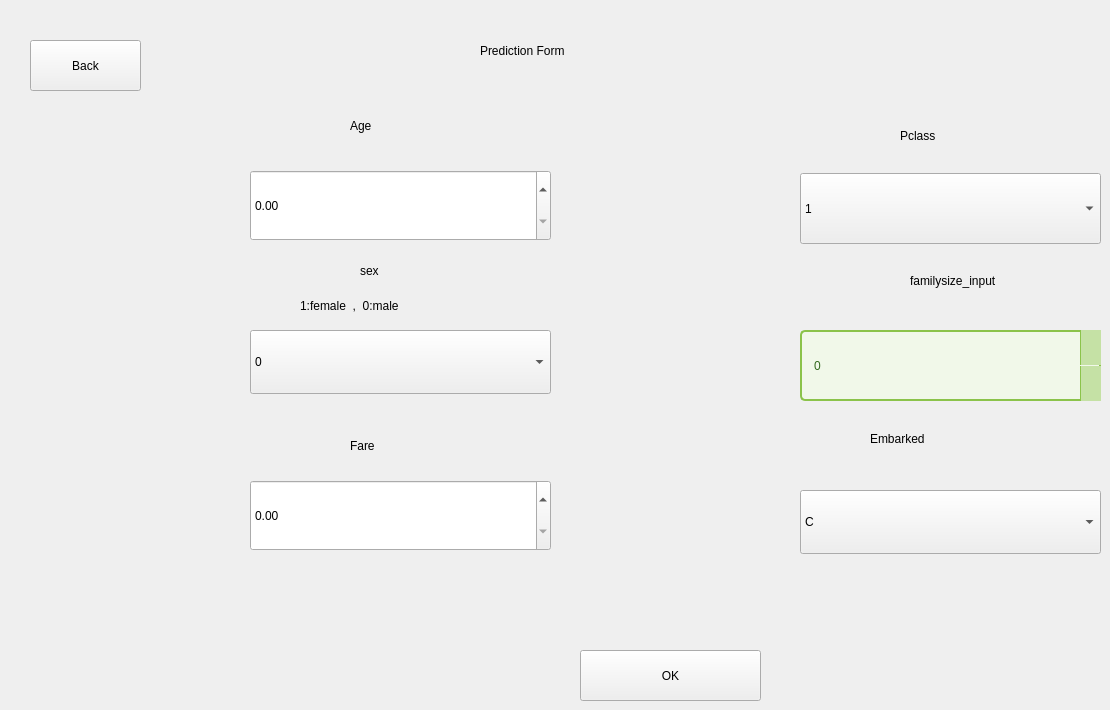
   <widget class="QWidget" name="tab_15">
    <attribute name="title">
     <string>Page</string>
    </attribute>
    <widget class="QLabel" name="label_11">
     <property name="geometry">
      <rect>
       <x>910</x>
       <y>250</y>
       <width>101</width>
       <height>61</height>
      </rect>
     </property>
     <property name="styleSheet">
      <string notr="true">font: 75 20pt &quot;Segoe Print&quot;;</string>
     </property>
     <property name="text">
      <string>familysize_input</string>
     </property>
    </widget>
    <widget class="QSpinBox" name="family_input">
     <property name="geometry">
      <rect>
       <x>800</x>
       <y>330</y>
       <width>301</width>
       <height>71</height>
      </rect>
     </property>
     <property name="styleSheet">
      <string notr="true"> #family_input{
    background-color: #f1f8e9;
    color: #33691e;
    font: 75 12pt &quot;Segoe Print&quot;;
    border: 2px solid #8bc34a;
    border-radius: 5px;
    padding: 5px 10px;
}

 #family_input::up-button {
    subcontrol-origin: border;
    subcontrol-position: top right;
    width: 20px;
    border-left: 1px solid #8bc34a;
    background-color: #c5e1a5;
}

 #family_input::down-button {
    subcontrol-origin: border;
    subcontrol-position: bottom right;
    width: 20px;
    border-left: 1px solid #8bc34a;
    background-color: #c5e1a5;
}

 #family_input::up-arrow,
 #family_input::down-arrow {
    image: none;
}</string>
     </property>
    </widget>
    <widget class="QDoubleSpinBox" name="fare_input">
     <property name="geometry">
      <rect>
       <x>250</x>
       <y>480</y>
       <width>301</width>
       <height>71</height>
      </rect>
     </property>
    </widget>
    <widget class="QLabel" name="label_6">
     <property name="geometry">
      <rect>
       <x>300</x>
       <y>290</y>
       <width>201</width>
       <height>31</height>
      </rect>
     </property>
     <property name="styleSheet">
      <string notr="true">font: 75 10pt &quot;Segoe Print&quot;;</string>
     </property>
     <property name="text">
      <string>1:female  ,  0:male</string>
     </property>
    </widget>
    <widget class="QComboBox" name="sex_input">
     <property name="geometry">
      <rect>
       <x>250</x>
       <y>330</y>
       <width>301</width>
       <height>64</height>
      </rect>
     </property>
     <property name="styleSheet">
      <string notr="true"/>
     </property>
     <item>
      <property name="text">
       <string>0</string>
      </property>
     </item>
     <item>
      <property name="text">
       <string>1</string>
      </property>
     </item>
    </widget>
    <widget class="QLabel" name="label_7">
     <property name="geometry">
      <rect>
       <x>480</x>
       <y>20</y>
       <width>421</width>
       <height>61</height>
      </rect>
     </property>
     <property name="styleSheet">
      <string notr="true">font: 75 25pt &quot;Segoe Print&quot;;</string>
     </property>
     <property name="text">
      <string>Prediction Form</string>
     </property>
    </widget>
    <widget class="QLabel" name="label_8">
     <property name="geometry">
      <rect>
       <x>360</x>
       <y>250</y>
       <width>61</width>
       <height>41</height>
      </rect>
     </property>
     <property name="styleSheet">
      <string notr="true">font: 75 20pt &quot;Segoe Print&quot;;</string>
     </property>
     <property name="text">
      <string>sex   </string>
     </property>
    </widget>
    <widget class="QComboBox" name="embarked_input">
     <property name="geometry">
      <rect>
       <x>800</x>
       <y>490</y>
       <width>301</width>
       <height>64</height>
      </rect>
     </property>
     <item>
      <property name="text">
       <string>C</string>
      </property>
     </item>
     <item>
      <property name="text">
       <string>Q</string>
      </property>
     </item>
     <item>
      <property name="text">
       <string>S</string>
      </property>
     </item>
    </widget>
    <widget class="QLabel" name="label_12">
     <property name="geometry">
      <rect>
       <x>870</x>
       <y>420</y>
       <width>191</width>
       <height>51</height>
      </rect>
     </property>
     <property name="styleSheet">
      <string notr="true">font: 75 20pt &quot;Segoe Print&quot;;</string>
     </property>
     <property name="text">
      <string>Embarked
</string>
     </property>
    </widget>
    <widget class="QDoubleSpinBox" name="age_input">
     <property name="geometry">
      <rect>
       <x>250</x>
       <y>170</y>
       <width>301</width>
       <height>71</height>
      </rect>
     </property>
    </widget>
    <widget class="QPushButton" name="predict_button">
     <property name="geometry">
      <rect>
       <x>580</x>
       <y>650</y>
       <width>181</width>
       <height>51</height>
      </rect>
     </property>
     <property name="styleSheet">
      <string notr="true">font: 75 20pt &quot;Segoe Print&quot;;</string>
     </property>
     <property name="text">
      <string>OK</string>
     </property>
    </widget>
    <widget class="QLabel" name="label_9">
     <property name="geometry">
      <rect>
       <x>350</x>
       <y>420</y>
       <width>71</width>
       <height>51</height>
      </rect>
     </property>
     <property name="styleSheet">
      <string notr="true">font: 75 20pt &quot;Segoe Print&quot;;</string>
     </property>
     <property name="text">
      <string>Fare</string>
     </property>
    </widget>
    <widget class="QComboBox" name="pclass_input">
     <property name="geometry">
      <rect>
       <x>800</x>
       <y>173</y>
       <width>301</width>
       <height>71</height>
      </rect>
     </property>
     <item>
      <property name="text">
       <string>1</string>
      </property>
     </item>
     <item>
      <property name="text">
       <string>2</string>
      </property>
     </item>
     <item>
      <property name="text">
       <string>3</string>
      </property>
     </item>
    </widget>
    <widget class="QLabel" name="label_10">
     <property name="geometry">
      <rect>
       <x>350</x>
       <y>100</y>
       <width>91</width>
       <height>51</height>
      </rect>
     </property>
     <property name="styleSheet">
      <string notr="true">font: 75 20pt &quot;Segoe Print&quot;;</string>
     </property>
     <property name="text">
      <string>Age</string>
     </property>
    </widget>
    <widget class="QLabel" name="label_15">
     <property name="geometry">
      <rect>
       <x>900</x>
       <y>110</y>
       <width>121</width>
       <height>51</height>
      </rect>
     </property>
     <property name="styleSheet">
      <string notr="true">font: 75 20pt &quot;Segoe Print&quot;;</string>
     </property>
     <property name="text">
      <string>Pclass</string>
     </property>
    </widget>
    <widget class="QPushButton" name="pushButton_30">
     <property name="geometry">
      <rect>
       <x>30</x>
       <y>40</y>
       <width>111</width>
       <height>51</height>
      </rect>
     </property>
     <property name="text">
      <string>Back</string>
     </property>
    </widget>
   </widget>
